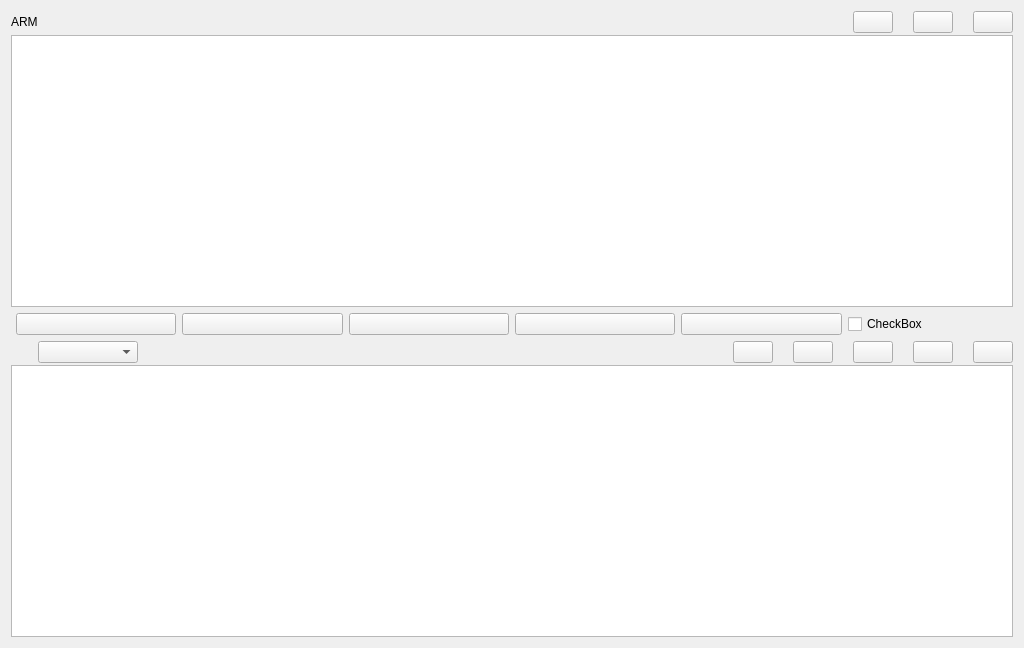
<?xml version="1.0" encoding="UTF-8"?>
<ui version="4.0">
 <class>UpdateAcsWidget</class>
 <widget class="QWidget" name="UpdateAcsWidget">
  <property name="geometry">
   <rect>
    <x>0</x>
    <y>0</y>
    <width>1024</width>
    <height>648</height>
   </rect>
  </property>
  <property name="windowTitle">
   <string notr="true">Form</string>
  </property>
  <layout class="QVBoxLayout" name="verticalLayout_3">
   <item>
    <layout class="QVBoxLayout" name="verticalLayout">
     <property name="spacing">
      <number>2</number>
     </property>
     <item>
      <layout class="QHBoxLayout" name="horizontalLayout_2">
       <property name="spacing">
        <number>20</number>
       </property>
       <item>
        <widget class="QLabel" name="label">
         <property name="text">
          <string>ARM</string>
         </property>
        </widget>
       </item>
       <item>
        <spacer name="horizontalSpacer_2">
         <property name="orientation">
          <enum>Qt::Horizontal</enum>
         </property>
         <property name="sizeHint" stdset="0">
          <size>
           <width>40</width>
           <height>20</height>
          </size>
         </property>
        </spacer>
       </item>
       <item>
        <widget class="QPushButton" name="armSelectAllBtn">
         <property name="text">
          <string/>
         </property>
        </widget>
       </item>
       <item>
        <widget class="QPushButton" name="armBackBtn">
         <property name="text">
          <string/>
         </property>
        </widget>
       </item>
       <item>
        <widget class="QPushButton" name="armGoBtn">
         <property name="text">
          <string/>
         </property>
        </widget>
       </item>
      </layout>
     </item>
     <item>
      <widget class="mylistwidget" name="listWidget"/>
     </item>
    </layout>
   </item>
   <item>
    <layout class="QHBoxLayout" name="horizontalLayout_3">
     <property name="leftMargin">
      <number>5</number>
     </property>
     <property name="rightMargin">
      <number>5</number>
     </property>
     <item>
      <widget class="QPushButton" name="refreshBtn">
       <property name="text">
        <string/>
       </property>
      </widget>
     </item>
     <item>
      <widget class="QPushButton" name="connectBtn">
       <property name="text">
        <string/>
       </property>
      </widget>
     </item>
     <item>
      <widget class="QPushButton" name="disconnectBtn">
       <property name="text">
        <string/>
       </property>
      </widget>
     </item>
     <item>
      <widget class="QPushButton" name="copyL2RBtn">
       <property name="text">
        <string/>
       </property>
      </widget>
     </item>
     <item>
      <widget class="QPushButton" name="copyR2LBtn">
       <property name="text">
        <string/>
       </property>
      </widget>
     </item>
     <item>
      <widget class="QCheckBox" name="checkBox">
       <property name="text">
        <string>CheckBox</string>
       </property>
      </widget>
     </item>
    </layout>
   </item>
   <item>
    <layout class="QVBoxLayout" name="verticalLayout_2">
     <property name="spacing">
      <number>2</number>
     </property>
     <item>
      <layout class="QHBoxLayout" name="horizontalLayout">
       <property name="spacing">
        <number>20</number>
       </property>
       <item>
        <widget class="QLabel" name="label_2">
         <property name="text">
          <string/>
         </property>
        </widget>
       </item>
       <item>
        <widget class="QComboBox" name="ipcSelectCombox">
         <property name="minimumSize">
          <size>
           <width>100</width>
           <height>0</height>
          </size>
         </property>
        </widget>
       </item>
       <item>
        <spacer name="horizontalSpacer">
         <property name="orientation">
          <enum>Qt::Horizontal</enum>
         </property>
         <property name="sizeHint" stdset="0">
          <size>
           <width>40</width>
           <height>20</height>
          </size>
         </property>
        </spacer>
       </item>
       <item>
        <widget class="QPushButton" name="acsDelBtn">
         <property name="text">
          <string/>
         </property>
        </widget>
       </item>
       <item>
        <widget class="QPushButton" name="acsSelectAllBtn">
         <property name="text">
          <string/>
         </property>
        </widget>
       </item>
       <item>
        <widget class="QPushButton" name="acsReadBtn">
         <property name="text">
          <string/>
         </property>
        </widget>
       </item>
       <item>
        <widget class="QPushButton" name="acsBackBtn">
         <property name="text">
          <string/>
         </property>
        </widget>
       </item>
       <item>
        <widget class="QPushButton" name="acsGoBtn">
         <property name="text">
          <string/>
         </property>
        </widget>
       </item>
      </layout>
     </item>
     <item>
      <widget class="mylistwidget" name="listWidget_2"/>
     </item>
    </layout>
   </item>
  </layout>
 </widget>
 <customwidgets>
  <customwidget>
   <class>mylistwidget</class>
   <extends>QListWidget</extends>
   <header>mysortwidget/mylistwidget.h</header>
  </customwidget>
 </customwidgets>
 <resources/>
 <connections/>
</ui>
